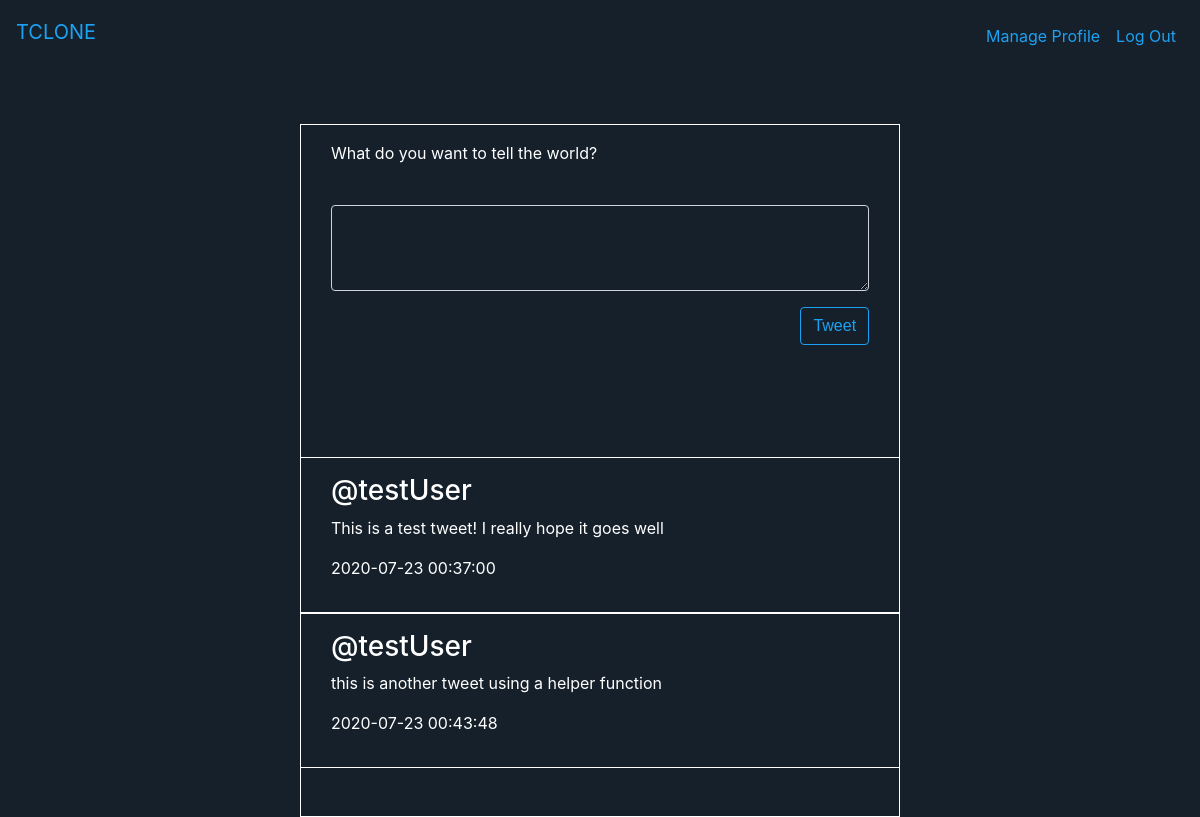
Before: / (signed in) with the older database file.
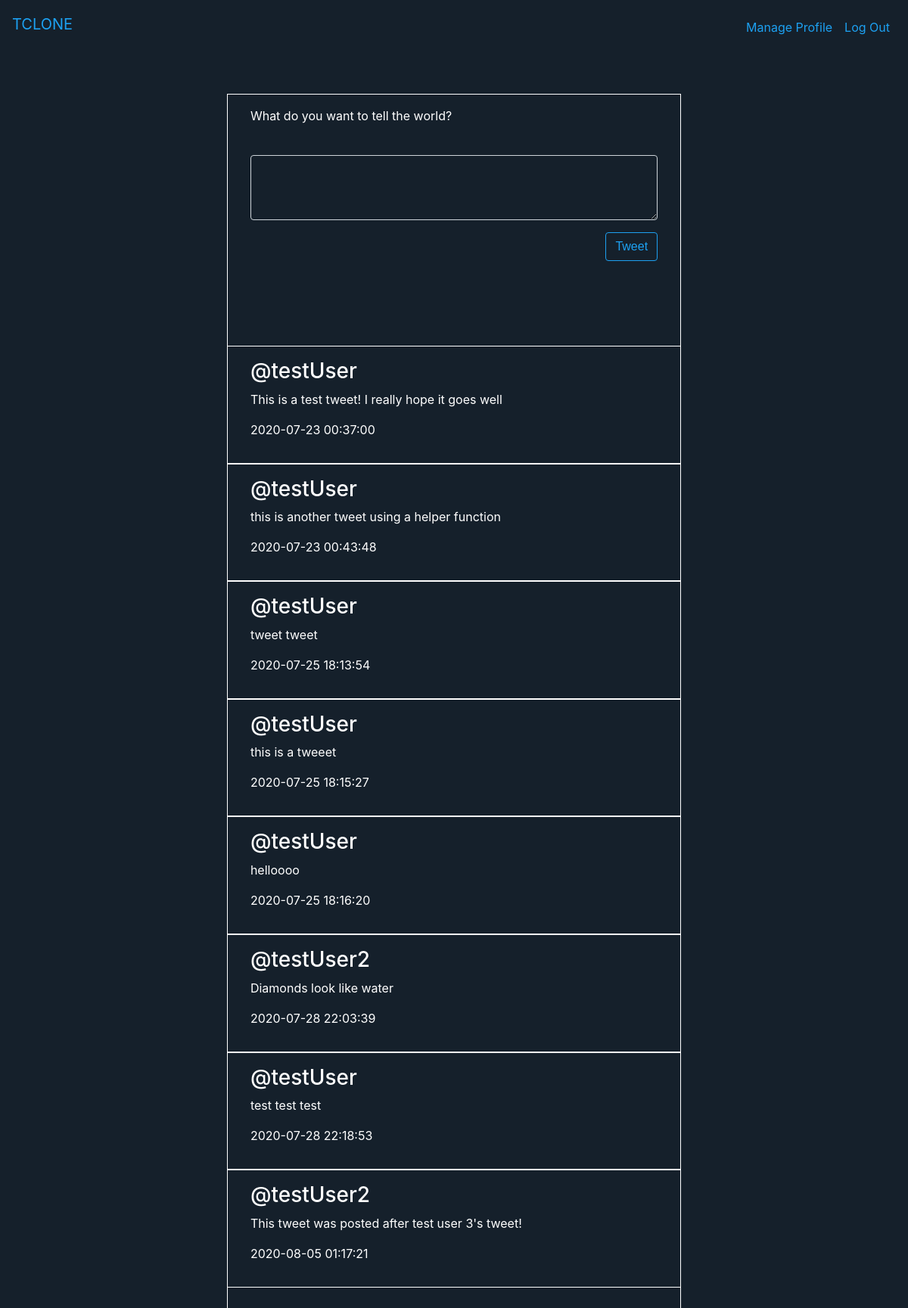
After: the same page with the newer database file.
### tables this page shows
CREATE TABLE 'tweets'
('tid' INTEGER PRIMARY KEY AUTOINCREMENT NOT NULL,
'uid' INTEGER NOT NULL, 'post' VARCHAR (240), 'date' DATETIME, like_count INTEGER DEFAULT 0,
FOREIGN KEY (uid)
REFERENCES users (id)
);

### application.py (the view)
@app.route('/', methods=["GET","POST"])
@login_required
def index():
    if request.method == "POST":
        tweet = request.form.get("tweet")
        if not tweet:
            return apology("Must provide text for tweet")
        uid = session["user_id"]
        make_post(uid,tweet)
        flash("tweeted")
        return redirect("/")
    else:
        tweet_list = []
        con = lite.connect("tclone.db")
        with con:
            cur = con.cursor()
            tweet_query = cur.execute("SELECT DISTINCT username, post, date, like_count FROM users JOIN tweets ON(uid = id)")
            for row in tweet_query:
                list = []
                list.append(row[0])
                list.append(" ".join(row[1].split("\r\n")))
                list.append(row[2])
                list.append(row[3])
                tweet_list.append(list)
            con.commit()
        con.close()
        return render_template("index.html", tweets = tweet_list)

### application.py (called while the page is built)
@app.after_request
def after_request(response):
    response.headers["Cache-Control"] = "no-cache, no-store, must-revalidate"
    response.headers["Expires"] = 0
    response.headers["Pragma"] = "no-cache"
    return response

### helpers.py (called while the page is built)
def login_required(f):
    @wraps(f)
    def decorated_function(*args, **kwargs):
        if session.get("user_id") is None:
            return redirect("/login")
        return f(*args, **kwargs)
    return decorated_function

### templates/index.html (shortened to what this page needs)
{% extends "layout.html" %}
{% block main %}
    <div class="container">
        <div class="inner-container">
             <form action="/" method="post">
                <p>What do you want to tell the world?</p>
                <div class="form-group">
                    <textarea maxlength="240" class="form-control" id="tweet-text-area" rows="3" name="tweet"></textarea>
                </div>
                <div class="submit-button-container">
                    <button class="btn btn-primary tweet-btn" type="submit" name="submit-button" id="submit-button">Tweet</button>
                </div>
             </form>
         </div>
        <div class="tweets">
         {% for tweet in tweets %}
             <div class="thin-border">
                 <div class="inner-container">
                    <h3>@{{tweet[0]}}</h3>
                    <p>{{tweet[1]}}</p>
                    <p class="tweet-date">{{tweet[2]}}</p>
                 </div>
             </div>
         {% endfor %}
        </div>
    </div>
{% endblock %}

### templates/layout.html (shortened to what this page needs)
<!DOCTYPE html>
<html lang="en">
<head>
    <link href="https://maxcdn.bootstrapcdn.com/bootstrap/4.1.3/css/bootstrap.min.css" rel="stylesheet">
    <link rel="stylesheet" href="static/styles.css">
</head>
<body>
    <nav class="navbar navbar-expand-md">
        <a class="navbar-brand" href="/"><span>TCLONE</span></a>
        <div class="navbar-collapse" id="navbar">
            {% if session.user_id %}
                <ul class="navbar-nav ml-auto mt-2">
                    <li class="nav-item"><a class="nav-link" href="/manage-profile">Manage Profile</a></li>
                    <li class="nav-item"><a class="nav-link" href="/logout">Log Out</a></li>
                </ul>
            {% else %}
                <ul class="navbar-nav ml-auto mt-2">
                    <li class="nav-item"><a class="nav-link" href="/register">Register</a></li>
                    <li class="nav-item"><a class="nav-link" href="/login">Log In</a></li>
                </ul>
            {% endif %}
        </div>
    </nav>
    <main>
        <div class="main-block">
            {% block main %}{% endblock %}
        </div>
    </main>
</body>
</html>

### static/styles.css (style rules this page uses)
html { line-height:1.15;-ms-text-size-adjust:100%;-webkit-text-size-adjust:100% }
body { margin:0 }
article,aside,footer,header,nav,section { display:block }
figcaption,figure,main { display:block }
a { background-color:transparent;-webkit-text-decoration-skip:objects }
button,input,optgroup,select,textarea { font-family:sans-serif;font-size:100%;line-height:1.15;margin:0 }
button,input { overflow:visible }
button,select { text-transform:none }
button,html [type=button],[type=reset],[type=submit] { -webkit-appearance:button }
textarea { overflow:auto }
html { -moz-box-sizing: border-box; -webkit-box-sizing: border-box; box-sizing: border-box; }
*, *:before, *:after { box-sizing: inherit }
body { background-color: #15202B; color: white; }
a { color: #1DA1F2; }
li { list-style: none; }
main { margin-top: 60px; }
.submit-button-container { position: relative; margin-bottom: 50px; }
#submit-button { background-color: #15202B; color: #1DA1F2; border-color: #1DA1F2; }
.container { margin: 0 auto; width: 50%; border: solid; border-width: 1px; padding: 0 0 3rem 0; }
.inner-container { margin: 0 auto; width: 90%; padding: 1rem 0 1rem 0; }
.tweet-btn { position: absolute; right: 0; }
.tweets { margin-top: 100px; }
.thin-border { border-top: 1px solid white; width: 100%; border-bottom: 1px solid white; }
#tweet-text-area { background-color: #15202B; color: white; }
.tweet-date { font-size: 16px; }

Changed rows visible on the page:
added tweets: tweet "testUser", post "tweet tweet", date "2020-07-25 18:13:54"
added tweets: tweet "testUser", post "this is a tweeet", date "2020-07-25 18:15:27"
added tweets: tweet "testUser", post "helloooo", date "2020-07-25 18:16:20"
added tweets: tweet "testUser2", post "Diamonds look like water", date "2020-07-28 22:03:39"
added tweets: tweet "testUser", post "test test test", date "2020-07-28 22:18:53"
added tweets: tweet "testUser2", post "This tweet was posted after test user 3's tweet!", date "2020-08-05 01:17:21"
